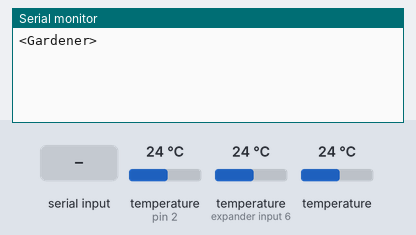
Recording of a sketch running on a simulated Arduino Nano, built with avr-gcc and run on an emulated ATmega328P. Parts: the last lines printed to the serial monitor. The inputs (shaded band) are chosen by the test bench; at power-on: temperature (sensors on pin 2, expander input 6) 24 °C, temperature 24 °C.

Above: at 1.2 s.
1.3 s: "temp\n" received over Serial
At 3.2 s:
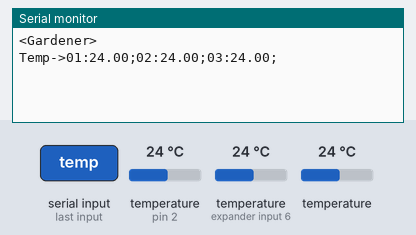
3.5 s: "light\n" received over Serial
At 4.7 s:
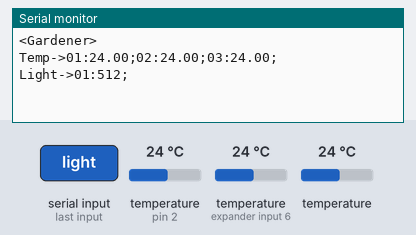
5.0 s: "moist\n" received over Serial
At 6.1 s:
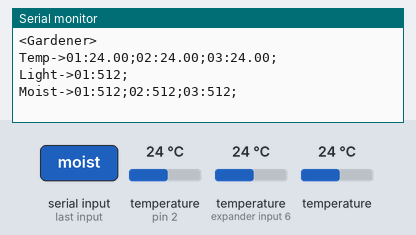
6.5 s: "h02\n" received over Serial
At 7.2 s:
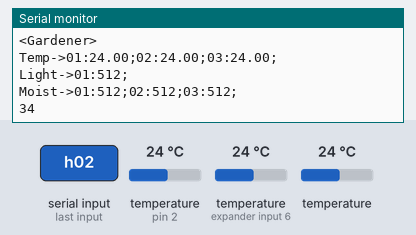
8.0 s: "wtr01\n" received over Serial
At 8.4 s:
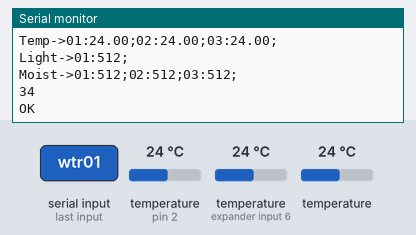

The sketch:

SerialGardener.ino
```cpp
/**
 * This device relays on python scripts to make decisions from the host machine
 */

#include <OneWire.h>
#include <DallasTemperature.h>

#define ONE_WIRE_BUS 2

#define PIN_MOIST_01 A2
#define PIN_MOIST_02 A3
#define PIN_MOIST_03 A6

#define PIN_LIGHT A7

OneWire oneWire(ONE_WIRE_BUS);
DallasTemperature sensors(&oneWire);
DeviceAddress thermometer01, thermometer02, thermometer03;

void setup() {
  Serial.begin(9600);
  Serial.println("<Gardener>");

  // Start thermometers
  sensors.begin();

  if (!sensors.getAddress(thermometer01, 0)) Serial.println("Thermometer 01 missing");
  if (!sensors.getAddress(thermometer02, 1)) Serial.println("Thermometer 02 missing");
  if (!sensors.getAddress(thermometer03, 2)) Serial.println("Thermometer 03 missing");

}

char rx_byte = 0;
String rx_str = "";

void loop() {
  if (Serial.available() > 0) {    // is a character available?
    rx_byte = Serial.read();       // get the character

    if (rx_byte != '\n') {
      // a character of the string was received
      rx_str += rx_byte;
    }
    else {
      // end of string
      if (rx_str.equals("temp")) {
        sensors.requestTemperatures();
        Serial.print("Temp->01:");
        printTemperature(thermometer01);
        Serial.print("02:");
        printTemperature(thermometer02);
        Serial.print("03:");
        printTemperature(thermometer03);
        Serial.println();
      }
      else if(rx_str.equals("light")) {
        Serial.print("Light->01:");
        Serial.print(analogRead(PIN_LIGHT));
        Serial.println(";");
      }
      else if(rx_str.equals("moist")) {
        Serial.print("Moist->01:");
        Serial.print(analogRead(PIN_MOIST_01));
        Serial.print(";02:");
        Serial.print(analogRead(PIN_MOIST_02));
        Serial.print(";03:");
        Serial.print(analogRead(PIN_MOIST_03));
        Serial.println(";");
      }
      else if(rx_str.equals("h02")) {
        Serial.println(34);
      }
      else if(rx_str.equals("h03")) {
        Serial.println(25);
      }
      else if(rx_str.equals("tankLvl")) {
        Serial.println(2);
      }
      else if(rx_str.equals("wtr01")) {
        Serial.println("OK");
      }
      else if(rx_str.equals("wtr02")) {
        Serial.println("OK");
      }
      else if(rx_str.equals("wtr03")) {
        Serial.println("OK");
      }
      else {
        Serial.println("Unknown Command");
      }
      rx_str = "";                // clear the string for reuse
    }
  } // end: if (Serial.available() > 0)
}

// function to print the temperature for a device
void printTemperature(DeviceAddress deviceAddress)
{
  float tempC = sensors.getTempC(deviceAddress);
  Serial.print(tempC);
  Serial.print(";");
}
```

Measured:
- after the input at 1.3 s, the serial monitor: prints a new line after 0.76 s (image 1)
- after the input at 3.5 s, the serial monitor: prints a new line at once (image 2)
- after the input at 5.0 s, the serial monitor: prints a new line at once (image 3)
- after the input at 6.5 s, the serial monitor: prints a new line at once (image 4)
- after the input at 8.0 s, the serial monitor: prints a new line at once (image 5)
